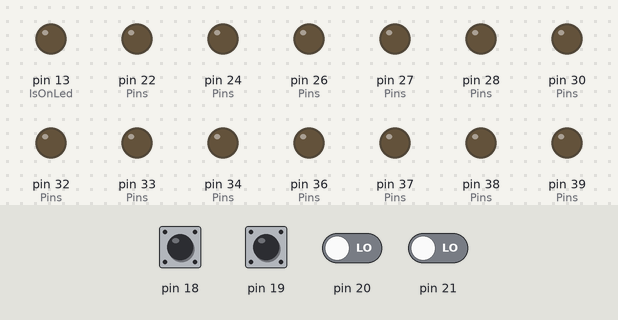
A sketch run on a simulated Arduino Mega 2560, built with avr-gcc and run on an emulated ATmega2560. Parts: output pins drawn as LEDs (lit = HIGH). Dashed ring = blinking. Inputs (shaded band) come from the test bench; at power-on: pin 18–21 LOW.

Above: at 1.2 s.
1.3 s: pin 21 driven HIGH
At 2.7 s:
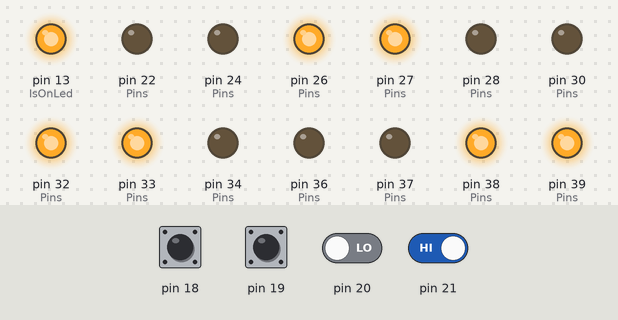
4.3 s: pin 20 driven HIGH
At 5.4 s:
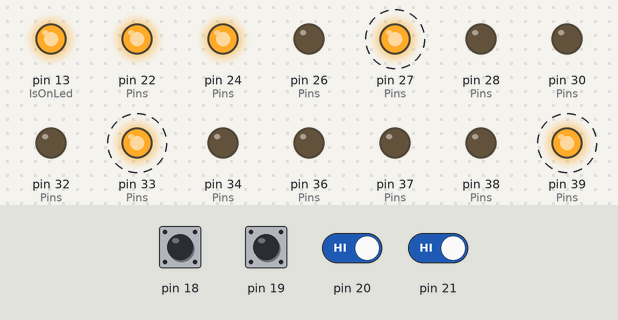
7.3 s: pin 18 driven HIGH
At 8.25 s:
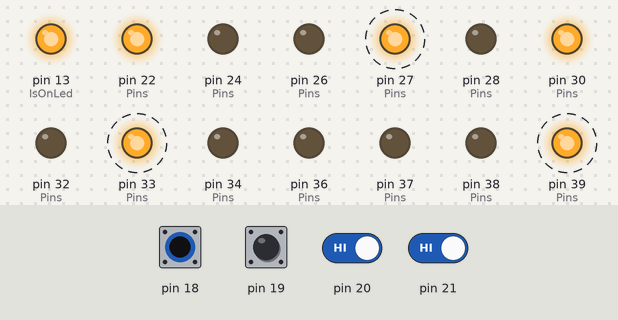
10.3 s: pin 19 driven HIGH
At 11.25 s:
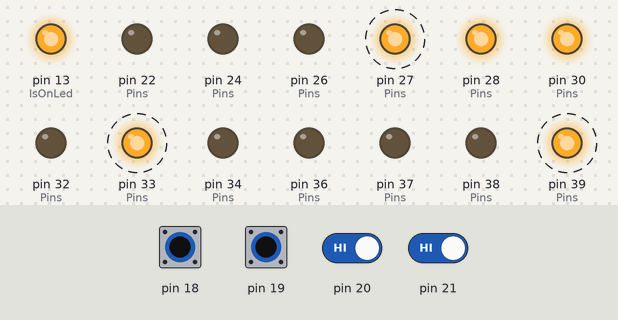
13.3 s: pin 18 pulsed LOW 2 times (0.12 s each, 0.3 s apart)
At 14.4 s:
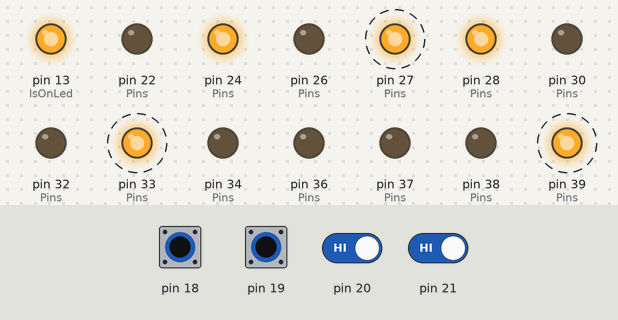
16.3 s: pin 19 pulsed LOW 2 times (0.12 s each, 0.3 s apart)
At 16.61 s:
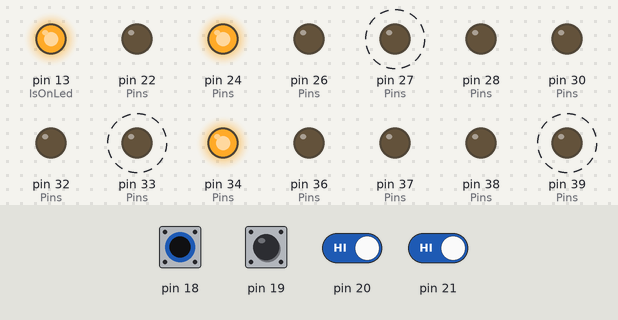
Timing chart, 0 to 20.3 s (numbered marks = the images above; inputs shaded):
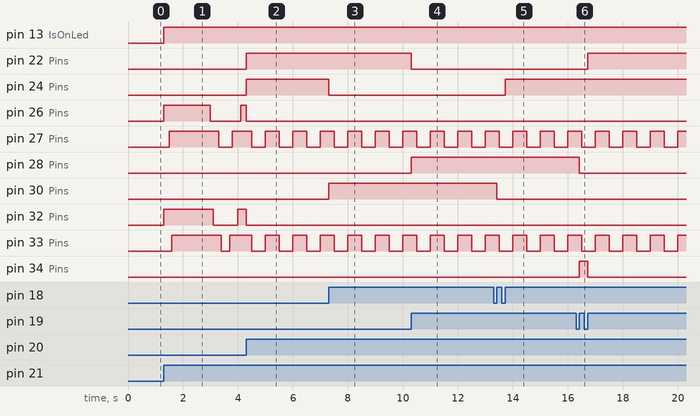

Measured:
- after the input at 1.3 s, pin 13 (IsOnLed): LOW → HIGH at once; pin 26 (Pins): LOW → HIGH at once, → LOW 1.7 s later, → HIGH 1.1 s later
- after the input at 4.3 s, pin 26 (Pins): HIGH → LOW after 0.00 s instead of 1.6 s; pin 28 (Pins): stays LOW (without the input it goes to HIGH after 0.90 s)
- after the input at 7.3 s, pin 24 (Pins): HIGH → LOW at once; pin 30 (Pins): LOW → HIGH at once
- after the input at 10.3 s, pin 22 (Pins): HIGH → LOW at once; pin 28 (Pins): LOW → HIGH at once
- after the input at 13.3 s, pin 24 (Pins): LOW → HIGH after 0.42 s; pin 30 (Pins): HIGH → LOW after 0.12 s; pin 36 (Pins): LOW → HIGH after 0.12 s, → LOW 0.30 s later
- after the input at 16.3 s, pin 22 (Pins): LOW → HIGH after 0.42 s; pin 28 (Pins): HIGH → LOW after 0.12 s; pin 34 (Pins): LOW → HIGH after 0.12 s, → LOW 0.30 s later

The sketch:

sketch_dec18a.ino
```cpp
 int Pins[3][6] =
{
   {22, 23, 24, 25, 26, 27},  // 0 : GREEN
   {28, 29, 30, 31, 32, 33},  // 1 : RED
   {34, 35, 36, 37, 38, 39},  // 2 : YELLOW
};

int IsOnLed = 13;
int PhotoIn = 0;
int Sens = 40;

boolean IsON = false;
boolean IsCONF = false;
int mode = 0; // 0=ever, 1=light, 2=move
int anim = 0; //


void setup()
{
  pinMode(IsOnLed, OUTPUT); digitalWrite(IsOnLed, LOW);

  pinMode(Sens, INPUT);
  for(int col = 0; col < 3; col++)
  {
    for(int num = 0; num < 6; num++)
    {
      pinMode(Pins[col][num], OUTPUT);
    }
  }

  attachInterrupt(2, AKey, RISING);
  attachInterrupt(3, BKey, RISING);
  attachInterrupt(4, CKey, RISING);
  attachInterrupt(5, DKey, RISING);
}

void loop()
{
  ////////////////////ANIM_0////////////////////
  if (
       (IsON && anim == 0 && !IsCONF) &&
       (
         (mode == 0) ||
         (mode == 1 && analogRead(PhotoIn) < 512) ||
         (mode == 2 && digitalRead(Sens))
       )
     )
  {
  unsigned long mod1 = millis() % 7200;
  // 72 POS.
  if (               mod1<100  ) digitalWrite(Pins[0][0], HIGH);
  if ( mod1>=100  && mod1<200  ) digitalWrite(Pins[1][0], HIGH);
  if ( mod1>=200  && mod1<300  ) digitalWrite(Pins[2][0], HIGH);
  if ( mod1>=300  && mod1<400  ) digitalWrite(Pins[0][1], HIGH);
  if ( mod1>=400  && mod1<500  ) digitalWrite(Pins[1][1], HIGH);
  if ( mod1>=500  && mod1<600  ) digitalWrite(Pins[2][1], HIGH);
  if ( mod1>=600  && mod1<700  ) digitalWrite(Pins[0][2], HIGH);
  if ( mod1>=700  && mod1<800  ) digitalWrite(Pins[1][2], HIGH);
  if ( mod1>=800  && mod1<900  ) digitalWrite(Pins[2][2], HIGH);
  if ( mod1>=900  && mod1<1000 ) digitalWrite(Pins[0][3], HIGH);
  if ( mod1>=1000 && mod1<1100 ) digitalWrite(Pins[1][3], HIGH);
  if ( mod1>=1100 && mod1<1200 ) digitalWrite(Pins[2][3], HIGH);
  if ( mod1>=1200 && mod1<1300 ) digitalWrite(Pins[0][4], HIGH);
  if ( mod1>=1300 && mod1<1400 ) digitalWrite(Pins[1][4], HIGH);
  if ( mod1>=1400 && mod1<1500 ) digitalWrite(Pins[2][4], HIGH);
  if ( mod1>=1500 && mod1<1600 ) digitalWrite(Pins[0][5], HIGH);
  if ( mod1>=1600 && mod1<1700 ) digitalWrite(Pins[1][5], HIGH);
  if ( mod1>=1700 && mod1<1800 ) digitalWrite(Pins[2][5], HIGH); //
  if ( mod1>=1800 && mod1<1900 ) digitalWrite(Pins[0][0], LOW);
  if ( mod1>=1900 && mod1<2000 ) digitalWrite(Pins[1][0], LOW);
  if ( mod1>=2000 && mod1<2100 ) digitalWrite(Pins[2][0], LOW);
  if ( mod1>=2100 && mod1<2200 ) digitalWrite(Pins[0][1], LOW);
  if ( mod1>=2200 && mod1<2300 ) digitalWrite(Pins[1][1], LOW);
  if ( mod1>=2300 && mod1<2400 ) digitalWrite(Pins[2][1], LOW);
  if ( mod1>=2400 && mod1<2500 ) digitalWrite(Pins[0][2], LOW);
  if ( mod1>=2500 && mod1<2600 ) digitalWrite(Pins[1][2], LOW);
  if ( mod1>=2600 && mod1<2700 ) digitalWrite(Pins[2][2], LOW);
  if ( mod1>=2700 && mod1<2800 ) digitalWrite(Pins[0][3], LOW);
  if ( mod1>=2800 && mod1<2900 ) digitalWrite(Pins[1][3], LOW);
  if ( mod1>=2900 && mod1<3000 ) digitalWrite(Pins[2][3], LOW);
  if ( mod1>=3000 && mod1<3100 ) digitalWrite(Pins[0][4], LOW);
  if ( mod1>=3100 && mod1<3200 ) digitalWrite(Pins[1][4], LOW);
  if ( mod1>=3200 && mod1<3300 ) digitalWrite(Pins[2][4], LOW);
  if ( mod1>=3300 && mod1<3400 ) digitalWrite(Pins[0][5], LOW);
  if ( mod1>=3400 && mod1<3500 ) digitalWrite(Pins[1][5], LOW);
  if ( mod1>=3500 && mod1<3600 ) digitalWrite(Pins[2][5], LOW); ////
  if ( mod1>=3600 && mod1<3700 ) digitalWrite(Pins[2][5], HIGH);
  if ( mod1>=3700 && mod1<3800 ) digitalWrite(Pins[1][5], HIGH);
  if ( mod1>=3800 && mod1<3900 ) digitalWrite(Pins[0][5], HIGH);
  if ( mod1>=3900 && mod1<4000 ) digitalWrite(Pins[2][4], HIGH);
  if ( mod1>=4000 && mod1<4100 ) digitalWrite(Pins[1][4], HIGH);
  if ( mod1>=4100 && mod1<4200 ) digitalWrite(Pins[0][4], HIGH);
  if ( mod1>=4200 && mod1<4300 ) digitalWrite(Pins[2][3], HIGH);
  if ( mod1>=4300 && mod1<4400 ) digitalWrite(Pins[1][3], HIGH);
  if ( mod1>=4400 && mod1<4500 ) digitalWrite(Pins[0][3], HIGH);
  if ( mod1>=4500 && mod1<4600 ) digitalWrite(Pins[2][2], HIGH);
  if ( mod1>=4600 && mod1<4700 ) digitalWrite(Pins[1][2], HIGH);
  if ( mod1>=4700 && mod1<4800 ) digitalWrite(Pins[0][2], HIGH);
  if ( mod1>=4800 && mod1<4900 ) digitalWrite(Pins[2][1], HIGH);
  if ( mod1>=4900 && mod1<5000 ) digitalWrite(Pins[1][1], HIGH);
  if ( mod1>=5000 && mod1<5100 ) digitalWrite(Pins[0][1], HIGH);
  if ( mod1>=5100 && mod1<5200 ) digitalWrite(Pins[2][0], HIGH);
  if ( mod1>=5200 && mod1<5300 ) digitalWrite(Pins[1][0], HIGH);
  if ( mod1>=5300 && mod1<5400 ) digitalWrite(Pins[0][0], HIGH);//
  if ( mod1>=5400 && mod1<5500 ) digitalWrite(Pins[2][5], LOW);
  if ( mod1>=5500 && mod1<5600 ) digitalWrite(Pins[1][5], LOW);
  if ( mod1>=5600 && mod1<5700 ) digitalWrite(Pins[0][5], LOW);
  if ( mod1>=5700 && mod1<5800 ) digitalWrite(Pins[2][4], LOW);
  if ( mod1>=5800 && mod1<5900 ) digitalWrite(Pins[1][4], LOW);
  if ( mod1>=5900 && mod1<6000 ) digitalWrite(Pins[0][4], LOW);
  if ( mod1>=6000 && mod1<6100 ) digitalWrite(Pins[2][3], LOW);
  if ( mod1>=6100 && mod1<6200 ) digitalWrite(Pins[1][3], LOW);
  if ( mod1>=6200 && mod1<6300 ) digitalWrite(Pins[0][3], LOW);
  if ( mod1>=6300 && mod1<6400 ) digitalWrite(Pins[2][2], LOW);
  if ( mod1>=6400 && mod1<6500 ) digitalWrite(Pins[1][2], LOW);
  if ( mod1>=6500 && mod1<6600 ) digitalWrite(Pins[0][2], LOW);
  if ( mod1>=6600 && mod1<6700 ) digitalWrite(Pins[2][1], LOW);
  if ( mod1>=6700 && mod1<6800 ) digitalWrite(Pins[1][1], LOW);
  if ( mod1>=6800 && mod1<6900 ) digitalWrite(Pins[0][1], LOW);
  if ( mod1>=6900 && mod1<7000 ) digitalWrite(Pins[2][0], LOW);
  if ( mod1>=7000 && mod1<7100 ) digitalWrite(Pins[1][0], LOW);
  if ( mod1>=7100              ) digitalWrite(Pins[0][0], LOW);
  }
  ////////////////////ANIM_1////////////////////
  else if (
       (IsON && anim == 1 && !IsCONF) &&
       (
         (mode == 0) ||
         (mode == 1 && analogRead(PhotoIn) < 512) ||
         (mode == 2 && digitalRead(Sens))
       )
     )
  {
  unsigned long mod2 = millis() % 3750;

  if (               mod2<50   ) { LedOff(); digitalWrite(Pins[0][0], HIGH); }
  if ( mod2>=50   && mod2<100  ) digitalWrite(Pins[0][1], HIGH);
  if ( mod2>=100  && mod2<150  ) digitalWrite(Pins[0][2], HIGH);
  if ( mod2>=150  && mod2<200  ) digitalWrite(Pins[0][3], HIGH);
  if ( mod2>=200  && mod2<250  ) digitalWrite(Pins[0][4], HIGH);
  if ( mod2>=250  && mod2<300  ) digitalWrite(Pins[0][5], HIGH);
  // 1000
  if ( mod2>=1250 && mod2<1300 ) { LedOff(); digitalWrite(Pins[1][0], HIGH); }
  if ( mod2>=1300 && mod2<1350 ) digitalWrite(Pins[1][1], HIGH);
  if ( mod2>=1350 && mod2<1400 ) digitalWrite(Pins[1][2], HIGH);
  if ( mod2>=1400 && mod2<1450 ) digitalWrite(Pins[1][3], HIGH);
  if ( mod2>=1450 && mod2<1500 ) digitalWrite(Pins[1][4], HIGH);
  if ( mod2>=1500 && mod2<1550 ) digitalWrite(Pins[1][5], HIGH);
  // 1000
  if ( mod2>=2500 && mod2<2550 ) { LedOff(); digitalWrite(Pins[2][0], HIGH); }
  if ( mod2>=2550 && mod2<2600 ) digitalWrite(Pins[2][1], HIGH);
  if ( mod2>=2600 && mod2<2650 ) digitalWrite(Pins[2][2], HIGH);
  if ( mod2>=2650 && mod2<2700 ) digitalWrite(Pins[2][3], HIGH);
  if ( mod2>=2700 && mod2<2750 ) digitalWrite(Pins[2][4], HIGH);
  if ( mod2>=2750 && mod2<2800 ) digitalWrite(Pins[2][5], HIGH);
  }
  ////////////////////ANIM_2////////////////////
  else if (
       (IsON && anim == 2 && !IsCONF) &&
       (
         (mode == 0) ||
         (mode == 1 && analogRead(PhotoIn) < 512) ||
         (mode == 2 && digitalRead(Sens))
       )
     )
  {
  unsigned long mod3 = millis() % 8100;

  if (               mod3<500  ) OnColor(0, 5, 5);    // 500
  if ( mod3>=500  && mod3<600  ) LedOff();           // 100
  if ( mod3>=600  && mod3<1100 ) OnColor(1, 5, 5);    // 500
  if ( mod3>=1100 && mod3<1200 ) LedOff();           // 100
  if ( mod3>=1200 && mod3<1700 ) OnColor(2, 5, 5);    // 500
  if ( mod3>=1700 && mod3<2700 ) LedOff();           // 1000
  if ( mod3>=2700 && mod3<3200 ) OnColor(0, 1, 5);    // 500
  if ( mod3>=3200 && mod3<3300 ) LedOff();           // 100
  if ( mod3>=3300 && mod3<3800 ) OnColor(1, 2, 5);    // 500
  if ( mod3>=3800 && mod3<3900 ) LedOff();           // 100
  if ( mod3>=3900 && mod3<4400 ) OnColor(0, 2, 5);    // 500
  if ( mod3>=4400 && mod3<5400 ) LedOff();           // 1000
  if ( mod3>=5400 && mod3<5900 ) OnColor(0, 1, 2);    // 500
  if ( mod3>=5900 && mod3<6000 ) LedOff();           // 100
  if ( mod3>=6000 && mod3<6500 ) OnColor(0, 1, 2);    // 500
  if ( mod3>=6500 && mod3<6600 ) LedOff();           // 100
  if ( mod3>=6600 && mod3<7100 ) OnColor(0, 1, 2);    // 500
  if ( mod3>=7100              ) LedOff();           // 1000

  }
  ////////////////////CONF////////////////////
  else if ( IsCONF && IsON)
  {
  unsigned long modC = millis() % 1000;

  if ( modC<500 )
    {
      digitalWrite(Pins[0][5], HIGH);
      digitalWrite(Pins[1][5], HIGH);
      digitalWrite(Pins[2][5], HIGH);
    }
  if ( modC>=500 )
    {
      digitalWrite(Pins[0][5], LOW);
      digitalWrite(Pins[1][5], LOW);
      digitalWrite(Pins[2][5], LOW);
    }

  digitalWrite(Pins[0][1], LOW);
  digitalWrite(Pins[1][1], LOW);
  digitalWrite(Pins[2][1], LOW);
  digitalWrite(Pins[0][3], LOW);
  digitalWrite(Pins[1][3], LOW);
  digitalWrite(Pins[2][3], LOW);
  digitalWrite(Pins[0][4], LOW);
  digitalWrite(Pins[1][4], LOW);
  digitalWrite(Pins[2][4], LOW);

  switch(mode)
  {
    case 0:
      digitalWrite(Pins[0][0], HIGH);
      digitalWrite(Pins[1][0], LOW);
      digitalWrite(Pins[2][0], LOW); break;
    case 1:
      digitalWrite(Pins[0][0], LOW);
      digitalWrite(Pins[1][0], HIGH);
      digitalWrite(Pins[2][0], LOW); break;
    case 2:
      digitalWrite(Pins[0][0], LOW);
      digitalWrite(Pins[1][0], LOW);
      digitalWrite(Pins[2][0], HIGH); break;
  }
  switch(anim)
  {
    case 0:
      digitalWrite(Pins[0][2], HIGH);
      digitalWrite(Pins[1][2], LOW);
      digitalWrite(Pins[2][2], LOW); break;
    case 1:
      digitalWrite(Pins[0][2], LOW);
      digitalWrite(Pins[1][2], HIGH);
      digitalWrite(Pins[2][2], LOW); break;
    case 2:
      digitalWrite(Pins[0][2], LOW);
      digitalWrite(Pins[1][2], LOW);
      digitalWrite(Pins[2][2], HIGH); break;
  }
  }
  else LedOff();
}

void LedOff()
{
  for(int col = 0; col < 3; col++)
  {
    for(int num = 0; num < 6; num++)
    {
      digitalWrite(Pins[col][num], LOW);
    }
  }
}
void OnColor(int col1, int col2, int col3)
{
  for(int col = 0; col < 3; col++)
  {
    if ( col == col1 || col == col2 || col == col3 )
      for(int num = 0; num < 6; num++)
      {
        digitalWrite(Pins[col][num], HIGH);
      }
    else
    {
      for(int num = 0; num < 6; num++)
      {
        digitalWrite(Pins[col][num], LOW);
      }
    }
  }
}

void AKey()
{
  IsON = !IsON;
  digitalWrite(IsOnLed, IsON);
  LedOff();
}
void BKey()
{
  if(IsON)
  {
    IsCONF = !IsCONF;
    LedOff();
  }
}
void CKey()
{
  if(IsCONF && IsON)
  {
    if(mode == 2) mode = 0;
    else mode++;
  }
}
void DKey()
{
  if(IsCONF && IsON)
  {
    if(anim == 2) anim = 0;
    else anim++;
  }
}
```
